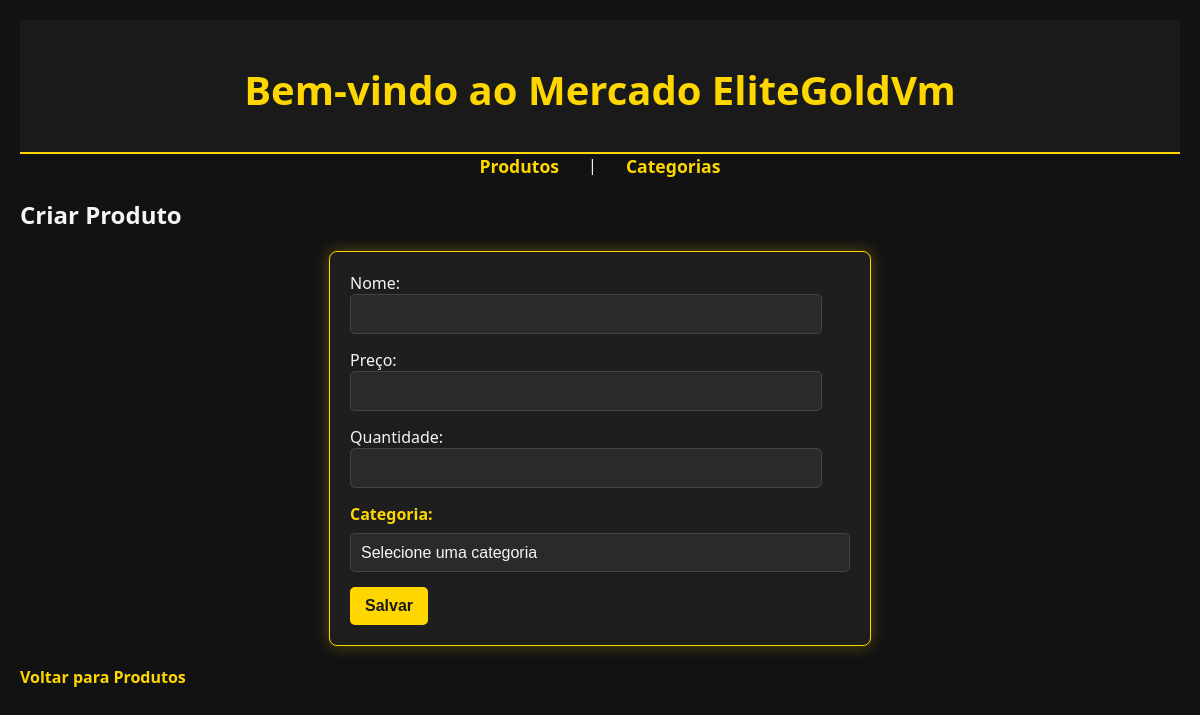
The app's page /produtos/editar/1, older data.
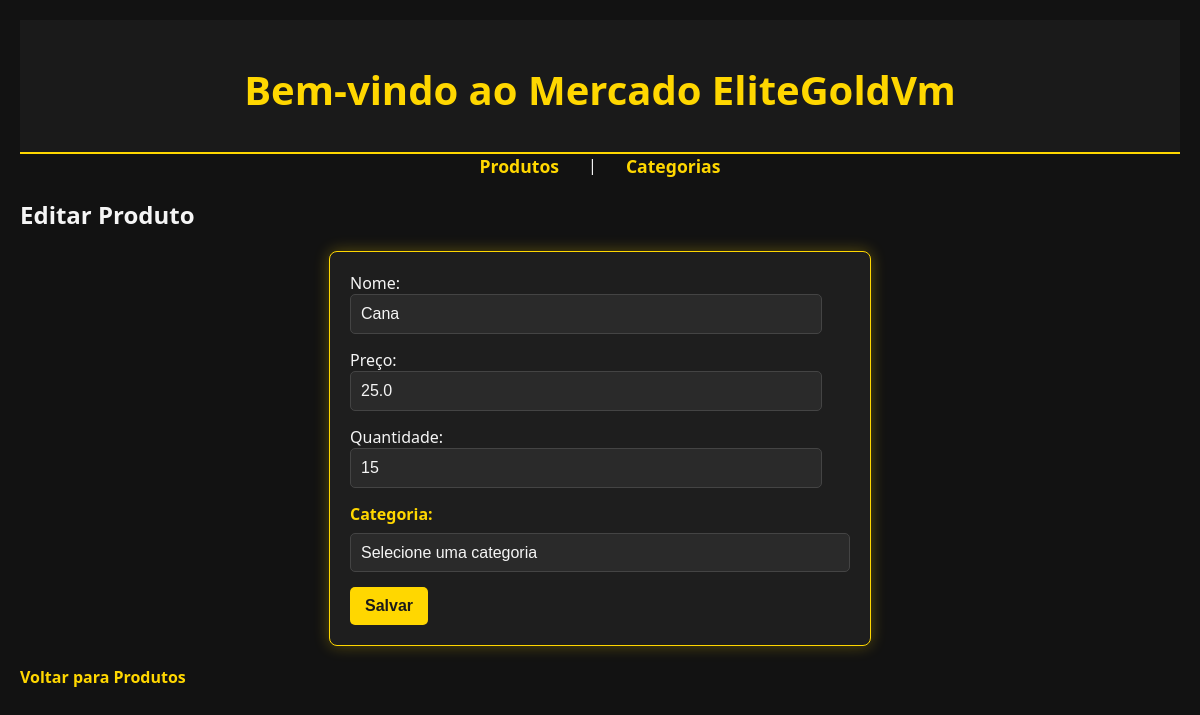
The same page, newer data.
### tables this page shows
CREATE TABLE produtos (
    id INTEGER PRIMARY KEY AUTOINCREMENT,
    nome TEXT NOT NULL,
    preco REAL NOT NULL,
    quantidade INTEGER NOT NULL,
    categoria_id INTEGER NOT NULL,
    FOREIGN KEY (categoria_id) REFERENCES categorias(id) ON DELETE CASCADE
);

### app/views.py (the view, shortened to what this page needs)
@app.route('/produtos/editar/<int:id>', methods=['GET', 'POST'])
def editar_produto(id):
    produto = produto_service.get_produto_by_id(id)
    return render_template('produtos/criar_produto.html', produto=produto, categorias=categoria_service.get_all_categorias())

### app/database/connection.py (called while the page is built)
def get_db():
    db = getattr(g, '_database', None)
    if db is None:
        db = g._database = sqlite3.connect(DATABASE)
    return db

@app.teardown_appcontext
def close_connection(exception):
    db = getattr(g, '_database', None)
    if db is not None:
        db.close()

### app/models/categoria_model.py (called while the page is built)
    def get_id(self):
        return self.__id

    def get_nome(self):
        return self.__nome

### app/models/produto_model.py (called while the page is built)
    def get_nome(self):
        return self.__nome

    def get_preco(self):
        return self.__preco

    def get_quantidade(self):
        return self.__quantidade

### app/repository/categoria_repository.py (called while the page is built)
    def get_all_categorias(self):
        connection = get_db()
        cursor = connection.cursor()
        cursor.execute("SELECT * FROM categorias")
        rows = cursor.fetchall()
        return [
            CategoriaModel(id=row[0], nome=row[1], descricao=row[2]) for row in rows
        ]

### app/service/categoria_service.py (called while the page is built)
    def get_all_categorias(self):
        return self.categoria_repository.get_all_categorias()

### app/service/produto_service.py (called while the page is built)
    def get_produto_by_id(self, produto_id):
        if produto_id is None:
            raise ValueError("O ID do produto não pode ser None.")
        return self.produto_repository.get_produto_by_id(produto_id)

### app/templates/produtos/criar_produto.html (shortened to what this page needs)
{% extends 'base.html' %}
{% block content %}
<h2>{% if produto %}Editar Produto{% else %}Criar Produto{% endif %}</h2>
<form method="post">
    Nome: <input type="text" name="nome" value="{{ produto.get_nome() if produto else '' }}" required><br>
    Preço: <input type="number" step="0.01" name="preco" value="{{ produto.get_preco() if produto else '' }}" required><br>
    Quantidade: <input type="number" name="quantidade" value="{{ produto.get_quantidade() if produto else '' }}" required><br>
    <label for="categoria">Categoria:</label>
    <select name="categoria_id" required>
        <option value="" disabled selected hidden>Selecione uma categoria</option>
    </select><br>
    <button type="submit">Salvar</button>
</form>
<a href="/produtos">Voltar para Produtos</a>
{% endblock %}

Row changes from the older to the newer data that the page shows:
added produtos: nome "Cana", preco "25.0"
Text that changed along with them:
form field quantidade: (not shown) → "15"
text no longer shown: "Criar Produto"
text now shown: "Editar Produto"
